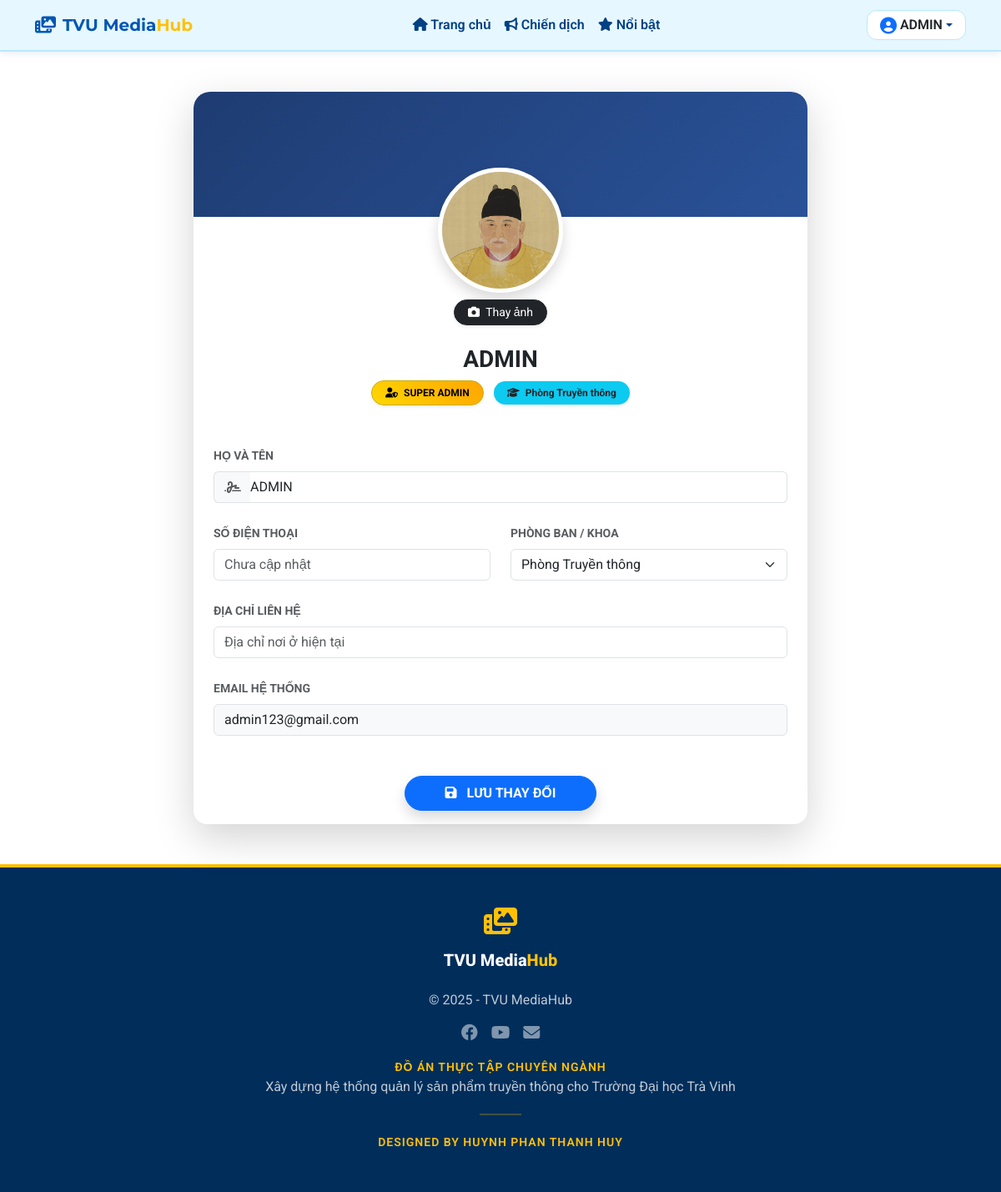
The app's page /profile.php (signed in) with its own data.
### tables this page shows
CREATE TABLE `users` (
  `user_id` int(11) NOT NULL,
  `username` varchar(50) NOT NULL,
  `full_name` varchar(255) DEFAULT NULL,
  `password` varchar(255) NOT NULL,
  `email` varchar(100) DEFAULT NULL,
  `phone` varchar(20) DEFAULT NULL,
  `address` varchar(255) DEFAULT NULL,
  `avatar` varchar(255) DEFAULT NULL,
  `role_id` int(11) DEFAULT NULL,
  `dept_id` int(11) DEFAULT NULL,
  `is_locked` tinyint(4) DEFAULT 0,
  `locked_until` datetime DEFAULT NULL,
  `reset_status` int(11) DEFAULT 0
);

CREATE TABLE `roles` (
  `role_id` int(11) NOT NULL,
  `role_name` varchar(50) NOT NULL
);

CREATE TABLE `departments` (
  `dept_id` int(11) NOT NULL,
  `dept_name` varchar(100) NOT NULL
);

### config/db.php (called while the page is built, shortened)
<?php
$BASE_URL = "http://localhost/tvu_media_hub/";
?>

### profile.php (the view, shortened to what this page needs)
<?php
include_once 'config/db.php';
include_once 'includes/header.php';
$user_id = $_SESSION['user_id'];
$sql = "SELECT u.*, r.role_name, d.dept_name
        FROM users u
        LEFT JOIN roles r ON u.role_id = r.role_id
        LEFT JOIN departments d ON u.dept_id = d.dept_id
        WHERE u.user_id = $user_id";
$result = mysqli_query($conn, $sql);
$user = mysqli_fetch_assoc($result);
function get_val($data, $key) {
    return isset($data[$key]) ? htmlspecialchars($data[$key]) : '';
}
?>
<div class="container py-5">
    <div class="row justify-content-center">
        <div class="col-lg-8 col-md-10">
            <div class="card border-0 shadow-lg rounded-4">
                <div class="profile-header"></div>
                <div class="card-body px-4">
                    <form action="" method="POST" enctype="multipart/form-data">
                        <div class="avatar-wrapper mb-4">
                            <?php
                                $avatar_db = get_val($user, 'avatar');
                                $avatar_path = !empty($avatar_db) ? $BASE_URL . "uploads/" . $avatar_db : $BASE_URL . "assets/images/default-avatar.png";
                            ?>
                            <img src="<?php echo $avatar_path; ?>" class="profile-avatar shadow" id="previewter">
                            <div class="mt-2">
                                <label class="btn btn-sm btn-dark rounded-pill px-3 shadow-sm">
                                    <i class="fa-solid fa-camera me-1"></i> Thay ảnh
                                </label>
                            </div>
                        </div>
                        <div class="text-center mb-5">
                            <h3 class="fw-bold mb-2"><?php echo get_val($user, 'full_name') ?: get_val($user, 'username'); ?></h3>
                            <?php
                                $role_raw = strtolower(get_val($user, 'role_name'));
                                if ($role_raw == 'super_admin') {
                                    $role_class = 'badge-super-admin';
                                    $role_text = 'SUPER ADMIN';
                                } elseif ($role_raw == 'admin') {
                                    $role_class = 'badge-admin';
                                    $role_text = 'ADMIN';
                                } else {
                                    $role_class = 'badge-user';
                                    $role_text = 'USER';
                                }
                            ?>
                            <span class="badge <?php echo $role_class; ?> rounded-pill px-3 py-2 text-uppercase shadow-sm">
                                <i class="fa-solid fa-user-shield me-1"></i> <?php echo $role_text; ?>
                            </span>
                            <?php if (!empty($user['dept_name'])): ?>
                                <span class="badge bg-info text-dark rounded-pill px-3 py-2 shadow-sm ms-2">
                                    <i class="fa-solid fa-graduation-cap me-1"></i> <?php echo get_val($user, 'dept_name'); ?>
                                </span>
                            <?php endif; ?>
                        </div>
                        <div class="row g-4">
                            <div class="col-md-12">
                                <label class="form-label fw-bold text-muted small">HỌ VÀ TÊN</label>
                                <div class="input-group">
                                    <span class="input-group-text bg-light border-end-0"><i class="fa-solid fa-signature text-muted"></i></span>
                                    <input type="text" name="full_name" class="form-control border-start-0 ps-0" value="<?php echo get_val($user, 'full_name'); ?>" required>
                                </div>
                            </div>
                            <div class="col-md-6">
                                <label class="form-label fw-bold text-muted small">SỐ ĐIỆN THOẠI</label>
                                <input type="text" name="phone" class="form-control" value="<?php echo get_val($user, 'phone'); ?>" placeholder="Chưa cập nhật">
                            </div>
                            <div class="col-md-6">
                                <label class="form-label fw-bold text-muted small">PHÒNG BAN / KHOA</label>
                                <select name="dept_id" class="form-select" required>
                                    <?php
                                        $depts = mysqli_query($conn, "SELECT * FROM departments");
                                        while($d = mysqli_fetch_assoc($depts)):
                                    ?>
                                        <option value="<?php echo $d['dept_id']; ?>" <?php echo ($d['dept_id'] == $user['dept_id']) ? 'selected' : ''; ?>>
                                            <?php echo $d['dept_name']; ?>
                                        </option>
                                    <?php endwhile; ?>
                                </select>
                            </div>
                            <div class="col-12">
                                <label class="form-label fw-bold text-muted small">ĐỊA CHỈ LIÊN HỆ</label>
                                <input type="text" name="address" class="form-control" value="<?php echo get_val($user, 'address'); ?>" placeholder="Địa chỉ nơi ở hiện tại">
                            </div>
                            <div class="col-12">
                                <label class="form-label fw-bold text-muted small">EMAIL HỆ THỐNG</label>
                                <input type="text" class="form-control bg-light" value="<?php echo get_val($user, 'email'); ?>" readonly>
                            </div>
                        </div>
                        <div class="text-center mt-5">
                            <button type="submit" name="btn_update_profile" class="btn btn-primary rounded-pill px-5 py-2 fw-bold shadow">
                                <i class="fa-solid fa-floppy-disk me-2"></i> LƯU THAY ĐỔI
                            </button>
                        </div>
                    </form>
                </div>
            </div>
        </div>
    </div>
</div>
<?php include_once 'includes/footer.php'; ?>

### includes/header.php (style rules this page uses)
:root { --tvu-blue: #0056b3; --tvu-gold: #ffc107; --tvu-bg-light: #e6f7ff; }
body { font-family: 'Roboto', sans-serif; background-color: #ffffff; }

### profile.php (style rules this page uses)
.profile-header { background: linear-gradient(135deg, #1e3c72 0%, #2a5298 100%); height: 150px; border-radius: 20px 20px 0 0; }
.avatar-wrapper { position: relative; margin-top: -75px; text-align: center; }
.profile-avatar { width: 150px; height: 150px; border-radius: 50%; border: 5px solid #fff; object-fit: cover; background: #f8f9fa; box-shadow: 0 4px 15px rgba(0,0,0,0.1); }
.badge-super-admin { background: linear-gradient(45deg, #FFD700, #FFA500) !important; color: #000 !important; border: 1px solid #ccac00; }

### records on screen
users: avatar (picture), full_name "ADMIN", role.role_name "SUPER ADMIN", dept.dept_name "Phòng Truyền thông", dept_id "Phòng Truyền thông", email "admin123@gmail.com"

### other values on screen
$displayName "ADMIN"
